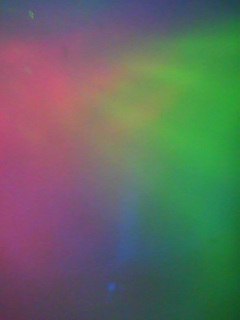
#> input picture mlp_calib/scripts/0000.png, 240 x 320 px, found by its file name
$ python test.py
#> lines starting #> are read from the running program, lines starting #| are printed output that depends on the picture
import cv2

bg = cv2.imread("/home/r404/Digit_Test/digit-depth/scripts/0000.png")
#> bg is the input picture: shape (320, 240, 3); mean B, G, R 97.2, 106.2, 98.2
img = cv2.imread("/home/r404/Digit_Test/digit-depth/images/0001.png")
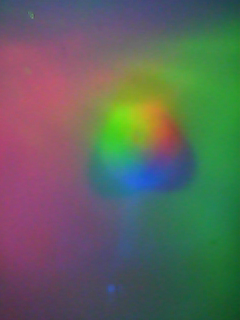
#> input picture mlp_calib/digit/0001.png, 240 x 320 px, found by its file name
#> img is the input picture: shape (320, 240, 3); mean B, G, R 92.8, 101.2, 93.9
ii = img - bg
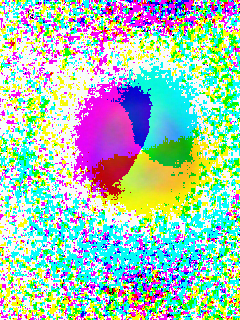
#> ii: shape (320, 240, 3); mean B, G, R 181.4, 198.5, 162.8
cv2.imshow("ii",ii)
if cv2.waitKey(0) & 0xFF == ord('q'):
#> (key q is pressed here)
    cv2.destroyAllWindows()
